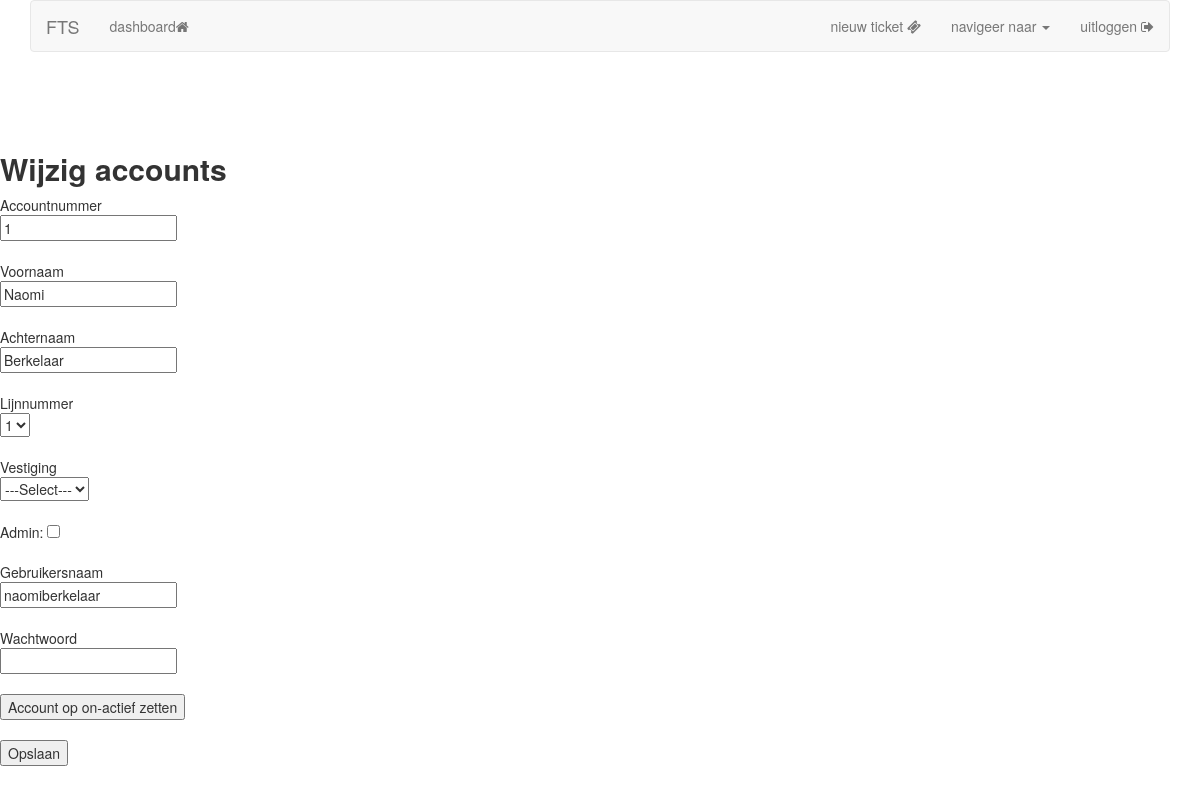
Screenshot of /admin/wijzigAccount.php?accountActie=1 with the database file from the repository.
### tables this page shows
CREATE TABLE `account` (
  `accountNr` int(10) NOT NULL,
  `lijnNr` int(10) NOT NULL,
  `isAdmin` tinyint(1) NOT NULL,
  `schoolKlasId` varchar(30) NOT NULL,
  `naam` varchar(30) NOT NULL,
  `achterNaam` varchar(30) NOT NULL,
  `actief` tinyint(1) NOT NULL,
  `laasteKeerIngelogd` date NOT NULL,
  `magInloggen` tinyint(1) NOT NULL,
  `vestigingId` int(10) NOT NULL,
  `gebruikersNaam` varchar(50) NOT NULL,
  `wachtwoord` varchar(60) NOT NULL,
  `klantId` int(10) NOT NULL
);

### admin/wijzigAccount.php (the view, shortened to what this page needs)
<?php
    require_once '../header.php';
    $connectie = verbinddatabase();
    if (empty($_POST)){
        if(isset($_GET['accountActie'])){
            $accountNr = filter_var($_GET['accountActie'], FILTER_SANITIZE_NUMBER_INT);
        }
        $wAccountQuery = "SELECT * FROM account WHERE accountNr = $accountNr";
        $wAccountUitkomst = $connectie->query($wAccountQuery);
        if( $wAccountUitkomst ){
            while($account = $wAccountUitkomst->fetch_assoc()){
                echo '<h2><strong>Wijzig accounts</strong></h2>';
                echo '<form name="wijzigaccount" action="';
                echo htmlspecialchars($_SERVER["PHP_SELF"]) . '"method="POST"';
                echo '<br>';
                echo 'Accountnummer <br><input type="text" name="accountNr" value="';
                echo htmlspecialchars($account["accountNr"]) . '" readonly /><br><br>';
                echo 'Voornaam <br><input type="text" name="naam"value="';
                echo htmlspecialchars($account["naam"]) . '"/><br><br>';
                echo 'Achternaam <br><input type="text" name="achterNaam"value="';
                echo htmlspecialchars($account["achterNaam"]) . '"/><br><br>';
                echo 'Lijnnummer<br>
                        <select name="lijnNr">
                          <option>1</option>
                          <option>2</option>
                          <option>3</option>
                          </select><br><br>';
                echo 'Vestiging <br>
                    <select name="vestigingId">
                    <option value = "">---Select---</option>';
                echo '</select><br><br>';
                echo 'Admin: <input type="checkbox" name="isAdmin" value="';
                if($account["isAdmin"] == 1){
                    echo htmlspecialchars($account["isAdmin"]) . '" checked /><br><br>';
                } else {
                    echo htmlspecialchars($account["isAdmin"]) . '" /><br><br>';
                }
                echo 'Gebruikersnaam <br><input type="text" name="gebruikersNaam" value="';
                echo htmlspecialchars($account["gebruikersNaam"]) . '"/><br><br>';
                echo 'Wachtwoord <br><input type="password" name="wachtwoord" value="';
                echo '"/><br><br>';
                 if($account['actief'] == 1){
                    echo '<button name="nonActief" type="submit" value="">Account op on-actief zetten</button><br><br>';
                }
                echo' <input type="submit" name="accountActie" value="Opslaan">
                    </form>';
            }
        }
    }
?>

### styles.css (style rules this page uses)
body { font-family: 'Open Sans', 'sans-serif'; width: 100%; height:100% }
body { width:100% }
input { position: relative; }

### rows the page displays
account: accountNr "1", gebruikersNaam "naomiberkelaar", actief "Account op on-actief zetten"
